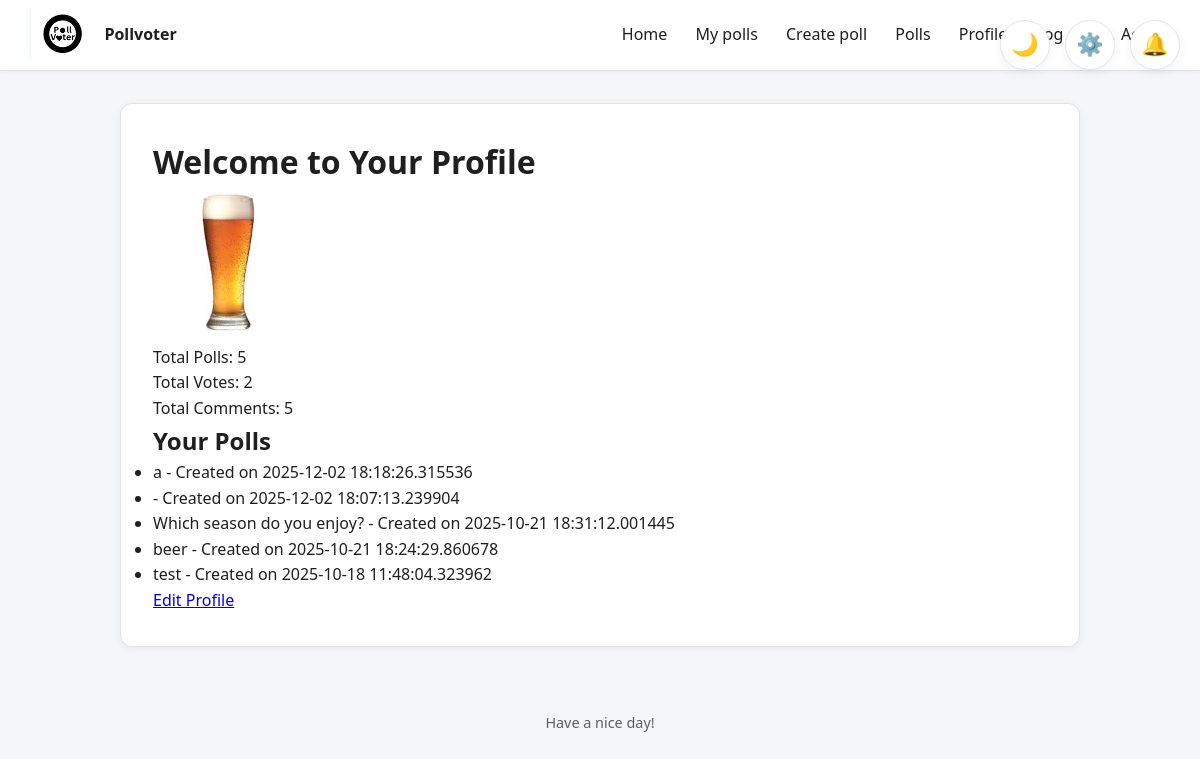
The app's page /profile (signed in) with its own data.
### app/models.py (models this page shows, shortened)
class User(UserMixin, db.Model):
    __tablename__ = "user"
    id = Column(Integer, primary_key=True)
    username = Column(String(20), unique=True, nullable = False)
    created_at = Column(DateTime, default=datetime.now)
    full_name = Column(String(20))
    bio = Column(String(100))
    pfp = Column(Text)
    password_hash = Column(Text)
    is_admin = Column(Boolean, default = False)
    polls = relationship("Poll", back_populates="author")
    votes = relationship("Vote", back_populates="user")
    comments = relationship("Comment", back_populates="author")
    def getpfp(self):
        if self.pfp:
            return f"/static/uploads/pfp/{self.pfp}"
        else:
            return f"/static/uploads/pfp/default.jpg"
    blocked = relationship(
        "User", secondary=blocklist,
        primaryjoin=(blocklist.c.blocker_id == id),
        secondaryjoin=(blocklist.c.blocked_id == id),
        backref=db.backref("blocked_by", lazy="dynamic"),
        lazy="dynamic"
    )

class Poll(db.Model):
    __tablename__ = "poll"
    id = Column(Integer, primary_key=True)
    title = Column(Text, nullable=False)
    description = Column(String(120))
    created_at = Column(DateTime, default=datetime.now)
    user_id = Column(Integer, ForeignKey("user.id"), nullable=False)
    author = relationship("User", back_populates="polls")
    comments = relationship("Comment", back_populates="poll", cascade="all, delete-orphan")
    options = relationship("PollOption", back_populates="poll", cascade="all, delete-orphan")
    votes = relationship("Vote", back_populates="poll", cascade="all, delete-orphan")

### app/routes.py (the view)
@main.route('/profile')
@login_required
def profile():
    user_polls = Poll.query.filter_by(user_id=current_user.id).order_by(
        Poll.created_at.desc()
    ).all()
    polls_count = len(user_polls)
    total_votes = Vote.query.join(Poll).filter(
        Poll.user_id == current_user.id
    ).count()
    total_comments = Comment.query.filter_by(
        user_id=current_user.id
    ).count()
    return render_template(
        'profile.html',
        user_polls=user_polls,
        polls_count=polls_count,
        total_votes=total_votes,
        total_comments=total_comments
    )

### app/__init__.py (called while the page is built)
def create_app():
    app = Flask(__name__)
    app.config['SECRET_KEY'] = 'your_secret_key'
    app.config['SQLALCHEMY_DATABASE_URI'] = 'sqlite:///pollvoter.db'
    app.config['SQLALCHEMY_TRACK_MODIFICATIONS'] = False
    app.config["UPLOAD_FOLDER"] = "static/uploads"
    app.config["PFP_FOLDER"] =  "app/static/uploads/pfp"
    db.init_app(app)
    login_manager.init_app(app)
    migrate.init_app(app, db)
    app.register_blueprint(auth)
    app.register_blueprint(main)
    app.register_blueprint(polls)
    app.register_blueprint(admin)
    @login_manager.user_loader
    def load_user(userid):
        return User.query.get(int(userid))
    return app

### app/routes.py (called while the page is built)
@main.context_processor
def notifications_count():
    if current_user.is_authenticated:
        unreadcount = Notification.query.filter_by(recipient_id = current_user.id, is_read = False).count()
        return dict(unreadcount = unreadcount)
    return dict(unreadcount = 0)

### app/templates/profile.html (shortened to what this page needs)
{% extends "base.html" %}
{% block content %}
<h1>Welcome to Your Profile</h1>
<img src="{{ current_user.getpfp() }}" alt="Profile Picture" width="150" height="150">
<p>Total Polls: {{ polls_count }}</p>
<p>Total Votes: {{ total_votes }}</p>
<p>Total Comments: {{ total_comments }}</p>
<h2>Your Polls</h2>
<ul>
    {% for poll in user_polls %}
        <li>{{ poll.title }} - Created on {{ poll.created_at }}</li>
    {% endfor %}
</ul>
<a href="{{ url_for('main.edit_profile') }}">Edit Profile</a>
{% endblock %}

### app/static/styles.css (style rules this page uses)
:root { --bg-color: #f4f6f9; --text-color: #1f1f1f; --card-bg: #ffffff; --navbar-bg: #ffffff; --border-color: #e1e4e8; --input-bg: #ffffff; --shadow-color: rgba(0, 0, 0, 0.05); --btn-hover: #f0f0f0; }
* { box-sizing: border-box; margin: 0; padding: 0; }
body { font-family: 'Segoe UI', Tahoma, Geneva, Verdana, sans-serif; background-color: var(--bg-color); color: var(--text-color); line-height: 1.6; transition: background-color 0.3s, color 0.3s; }

### records on screen
User: getpfp (picture)
Poll: title "a", created_at "2025-12-02 18:18:26.315536"
Poll: created_at "2025-12-02 18:07:13.239904"
Poll: title "Which season do you enjoy?", created_at "2025-10-21 18:31:12.001445"
Poll: title "beer", created_at "2025-10-21 18:24:29.860678"
Poll: title "test", created_at "2025-10-18 11:48:04.323962"

### other values on screen
{{ polls_count }} "5"
{{ total_votes }} "2"
{{ total_comments }} "5"
